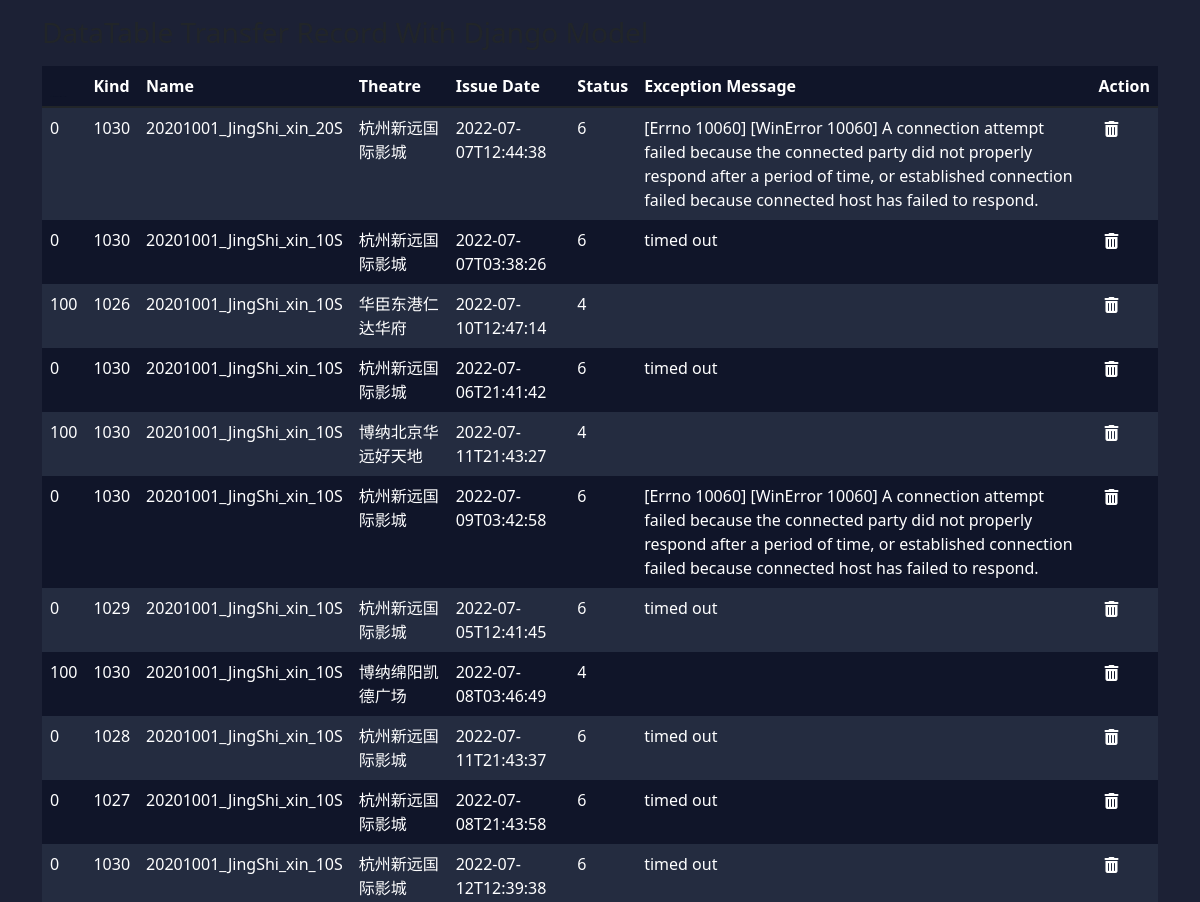
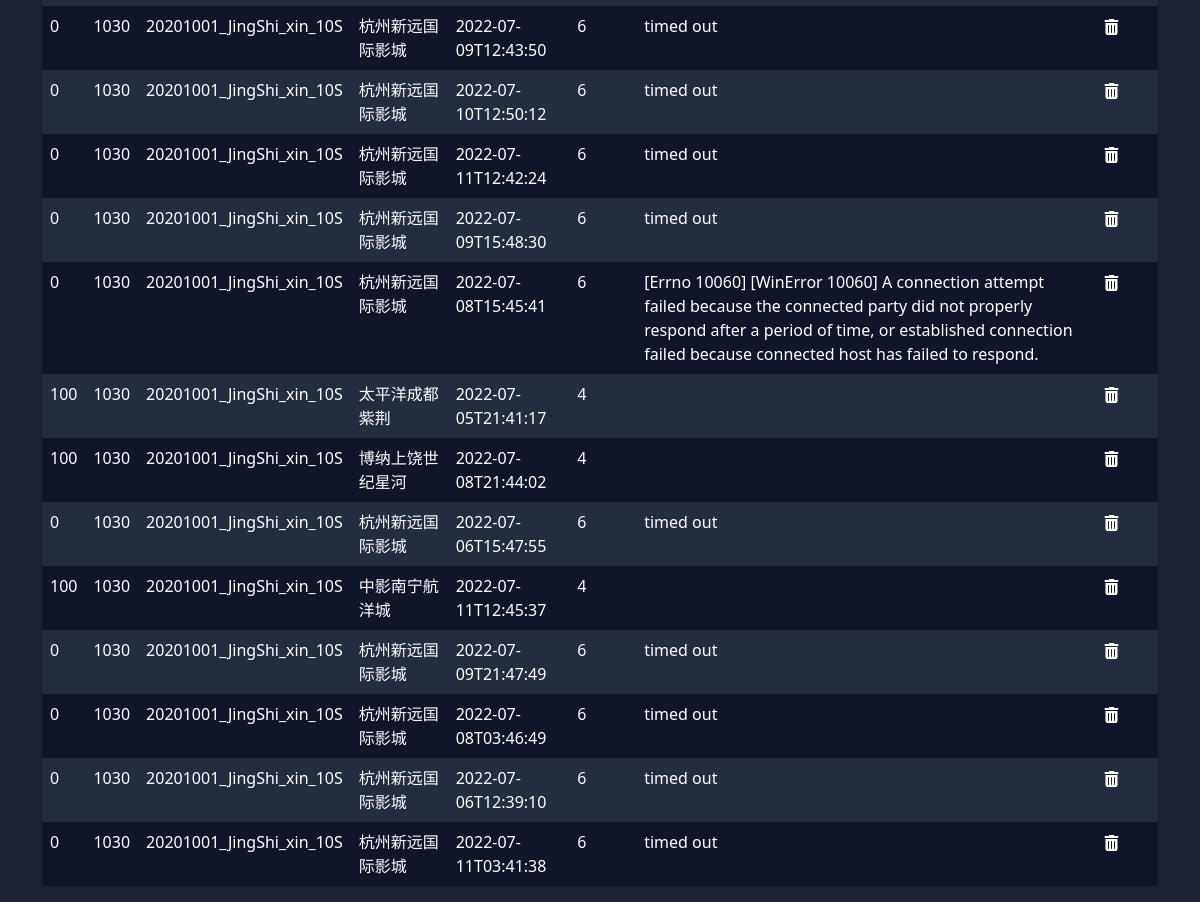
/transfer/, run on the app's committed database (2 pictures, top to bottom).
### transfer_record/models.py (models this page shows, shortened)
class Record(models.Model):
    record_id = models.UUIDField(primary_key=True, null=False, editable=False, default=uuid.uuid4())
    record_progress = models.IntegerField(null=True)
    KDM = 1026
    DCP = 1027
    SPL = 1028
    PACK = 1029
    RAR = 1030
    TYPE_CHOICES = [
        (KDM, 'KDM'),
        (DCP, 'DCP'),
        (SPL, 'SPL'),
        (PACK, 'PACK'),
        (RAR, 'RAR'),
    ]
    record_type = models.IntegerField(
        choices=TYPE_CHOICES,
        default=KDM,
    )
    record_annotation = models.CharField(max_length=200, null=True)
    record_theatre = models.CharField(max_length=200, null=True)
    record_datetime = models.CharField(max_length=100, null=True)
    PENDING = -1
    QUEUED = 0
    IN_PROGRESS = 1
    IN_PROGRESS_POST = 2
    PAUSED = 3
    FINISHED = 4
    CANCELED = 5
    EXCEPTION = 6
    STATUS_CHOICE = [
        (PENDING, 'PENDING'),
        (QUEUED, 'QUEUED'),
        (IN_PROGRESS, 'IN_PROGRESS'),
        (IN_PROGRESS_POST, 'IN_PROGRESS_POST'),
        (PAUSED , 'PAUSED'),
        (FINISHED , 'FINISHED'),
        (CANCELED , 'CANCELED'),
        (EXCEPTION , 'EXCEPTION'),
    ]
    record_status = models.IntegerField(
        choices=STATUS_CHOICE,
        default=PENDING,
    )
    record_exception_messages = models.CharField(max_length=2000, null=True)
    class Meta:
        db_table = "record"

### transfer_record/views.py (the view)
# urls.py: path('', views.index, name='index'),
def index(request):
    all_data = Record.objects.all()
    return render(request, 'transfer/main.html', {'all_data': all_data})

### transfer_record/templates/transfer/main.html (shortened to what this page needs)
{% extends 'transfer/base.html' %}
{% block body %}
<table id="example" class="table table-striped">
        <thead>
            <tr>
                <th style="color: #101529; font-size: 2px;">Status Indicator</th>
                <th>Kind</th>
                <th>Name</th>
                <th>Theatre</th>
                <th>Issue Date</th>
                <th>Status</th>
                <th>Exception Message</th>
                <th>Action</th>
            </tr>
        </thead>
        <tbody>
            {% for data in all_data %}
            <tr>
                <td>{{ data.record_progress }}</td>
                <td>{{ data.record_type }}</td>
                <td>{{ data.record_annotation }}</td>
                <td>{{ data.record_theatre }}</td>
                <td>{{ data.record_datetime }}</td>
                <td>{{ data.record_status }}</td>
                <td>{{ data.record_exception_messages }}</td>
                <td><a><button type="button" data-bs-toggle="modal" data-bs-target="#exampleModal"><i class="fa-solid fa-trash-can"></i></button>
                    </a></td>
            </tr>
            {% endfor %}
        </tbody>
</table>
{% endblock %}

### transfer_record/templates/transfer/base.html (shortened to what this page needs)
{% load static %}
<!doctype html>
<html>
<head>
    <link rel="stylesheet" href="https://cdn.datatables.net/colvis/1.1.2/css/dataTables.colVis.css">
    <link  rel="stylesheet" type=text/css href="https://cdnjs.cloudflare.com/ajax/libs/twitter-bootstrap/5.1.3/css/bootstrap.min.css">
    <link rel="stylesheet" href="https://cdn.datatables.net/1.12.1/css/dataTables.bootstrap5.min.css">
    <link rel="stylesheet" href="https://cdnjs.cloudflare.com/ajax/libs/font-awesome/6.1.1/css/all.min.css">
    <link rel="stylesheet" href="https://cdn.datatables.net/buttons/2.2.3/css/buttons.dataTables.min.css">
    <link href="https://cdn.jsdelivr.net/npm/bootstrap@5.0.0-beta2/dist/css/bootstrap.min.css" rel="stylesheet">
    <link rel="stylesheet" href="{% static '/css/main.css' %}">
</head>
<body>
<div class="container">
        <p><h3>DataTable Transfer Record With Django Model</h3></p>
        {% block body %}
        {% endblock %}
</div>
</body>
</html>

### transfer_record/static/css/main.css (style rules this page uses)
body { background-color: #1C2135; }
i.fa-solid.fa-trash-can { color: white; }
.table-striped>tbody>tr:nth-child(odd)>td, .table-striped>tbody>tr:nth-child(odd)>th { background-color: #262E43; color: white; border: none; }
.table-striped>tbody>tr:nth-child(even)>td, .table-striped>thead>tr>th, .table-striped>tbody>tr:nth-child(even)>th { background-color: #101529; color: white; border: none; }

### data on the page
Record: record_progress "0", record_type "1030", record_annotation "20201001_JingShi_xin_20S", record_theatre "杭州新远国际影城", record_datetime "2022-07-07T12:44:38", record_status "6", record_exception_messages "[Errno 10060] [WinError 10060] A connection attempt failed because the connected party did not properly respond after a period of time, or established connection failed because connected host has failed to respond."
Record: record_progress "0", record_type "1030", record_annotation "20201001_JingShi_xin_10S", record_theatre "杭州新远国际影城", record_datetime "2022-07-07T03:38:26", record_status "6", record_exception_messages "timed out"
Record: record_progress "100", record_type "1026", record_annotation "20201001_JingShi_xin_10S", record_theatre "华臣东港仁达华府", record_datetime "2022-07-10T12:47:14", record_status "4"
Record: record_progress "0", record_type "1030", record_annotation "20201001_JingShi_xin_10S", record_theatre "杭州新远国际影城", record_datetime "2022-07-06T21:41:42", record_status "6", record_exception_messages "timed out"
Record: record_progress "100", record_type "1030", record_annotation "20201001_JingShi_xin_10S", record_theatre "博纳北京华远好天地", record_datetime "2022-07-11T21:43:27", record_status "4"
Record: record_progress "0", record_type "1030", record_annotation "20201001_JingShi_xin_10S", record_theatre "杭州新远国际影城", record_datetime "2022-07-09T03:42:58", record_status "6", record_exception_messages "[Errno 10060] [WinError 10060] A connection attempt failed because the connected party did not properly respond after a period of time, or established connection failed because connected host has failed to respond."
Record: record_progress "0", record_type "1029", record_annotation "20201001_JingShi_xin_10S", record_theatre "杭州新远国际影城", record_datetime "2022-07-05T12:41:45", record_status "6", record_exception_messages "timed out"
Record: record_progress "100", record_type "1030", record_annotation "20201001_JingShi_xin_10S", record_theatre "博纳绵阳凯德广场", record_datetime "2022-07-08T03:46:49", record_status "4"
Record: record_progress "0", record_type "1028", record_annotation "20201001_JingShi_xin_10S", record_theatre "杭州新远国际影城", record_datetime "2022-07-11T21:43:37", record_status "6", record_exception_messages "timed out"
Record: record_progress "0", record_type "1027", record_annotation "20201001_JingShi_xin_10S", record_theatre "杭州新远国际影城", record_datetime "2022-07-08T21:43:58", record_status "6", record_exception_messages "timed out"
Record: record_progress "0", record_type "1030", record_annotation "20201001_JingShi_xin_10S", record_theatre "杭州新远国际影城", record_datetime "2022-07-12T12:39:38", record_status "6", record_exception_messages "timed out"
Record: record_progress "0", record_type "1030", record_annotation "20201001_JingShi_xin_10S", record_theatre "杭州新远国际影城", record_datetime "2022-07-09T12:43:50", record_status "6", record_exception_messages "timed out"
Record: record_progress "0", record_type "1030", record_annotation "20201001_JingShi_xin_10S", record_theatre "杭州新远国际影城", record_datetime "2022-07-10T12:50:12", record_status "6", record_exception_messages "timed out"
Record: record_progress "0", record_type "1030", record_annotation "20201001_JingShi_xin_10S", record_theatre "杭州新远国际影城", record_datetime "2022-07-11T12:42:24", record_status "6", record_exception_messages "timed out"
Record: record_progress "0", record_type "1030", record_annotation "20201001_JingShi_xin_10S", record_theatre "杭州新远国际影城", record_datetime "2022-07-09T15:48:30", record_status "6", record_exception_messages "timed out"
Record: record_progress "0", record_type "1030", record_annotation "20201001_JingShi_xin_10S", record_theatre "杭州新远国际影城", record_datetime "2022-07-08T15:45:41", record_status "6", record_exception_messages "[Errno 10060] [WinError 10060] A connection attempt failed because the connected party did not properly respond after a period of time, or established connection failed because connected host has failed to respond."
Record: record_progress "100", record_type "1030", record_annotation "20201001_JingShi_xin_10S", record_theatre "太平洋成都紫荆", record_datetime "2022-07-05T21:41:17", record_status "4"
Record: record_progress "100", record_type "1030", record_annotation "20201001_JingShi_xin_10S", record_theatre "博纳上饶世纪星河", record_datetime "2022-07-08T21:44:02", record_status "4"
Record: record_progress "0", record_type "1030", record_annotation "20201001_JingShi_xin_10S", record_theatre "杭州新远国际影城", record_datetime "2022-07-06T15:47:55", record_status "6", record_exception_messages "timed out"
Record: record_progress "100", record_type "1030", record_annotation "20201001_JingShi_xin_10S", record_theatre "中影南宁航洋城", record_datetime "2022-07-11T12:45:37", record_status "4"
Record: record_progress "0", record_type "1030", record_annotation "20201001_JingShi_xin_10S", record_theatre "杭州新远国际影城", record_datetime "2022-07-09T21:47:49", record_status "6", record_exception_messages "timed out"
Record: record_progress "0", record_type "1030", record_annotation "20201001_JingShi_xin_10S", record_theatre "杭州新远国际影城", record_datetime "2022-07-08T03:46:49", record_status "6", record_exception_messages "timed out"
Record: record_progress "0", record_type "1030", record_annotation "20201001_JingShi_xin_10S", record_theatre "杭州新远国际影城", record_datetime "2022-07-06T12:39:10", record_status "6", record_exception_messages "timed out"
Record: record_progress "0", record_type "1030", record_annotation "20201001_JingShi_xin_10S", record_theatre "杭州新远国际影城", record_datetime "2022-07-11T03:41:38", record_status "6", record_exception_messages "timed out"
